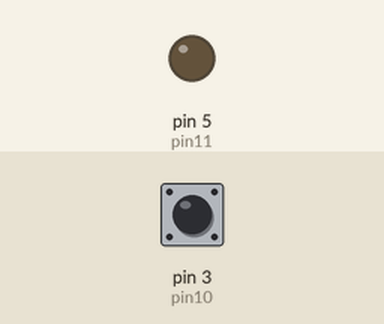
Recording of a sketch running on a simulated Arduino Uno, built with avr-gcc and run on an emulated ATmega328P. Parts: output pins drawn as LEDs (lit = HIGH). The inputs (shaded band) are chosen by the test bench; at power-on: pin 3 (pin10) HIGH. What the sketch prints to the serial monitor is not drawn.

Above: at 1.2 s.
1.3 s: pin 3 (pin10) pulled LOW for 0.15 s
At 1.6 s:
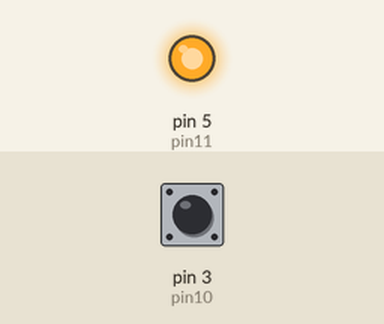
2.9 s: pin 3 (pin10) pulled LOW for 1 s
At 4.0 s:
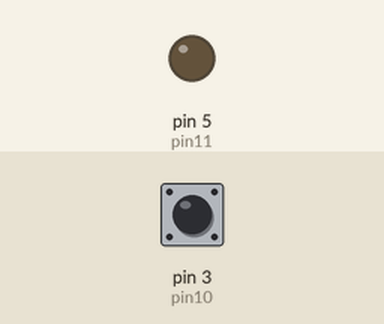
5.4 s: pin 3 (pin10) pulled LOW for 3.2 s
At 5.9 s:
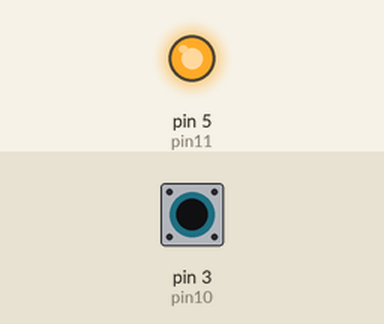
Timing chart, 0 to 8.4 s (numbered marks = the images above; inputs shaded):
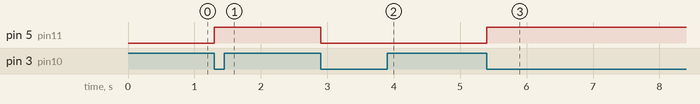

Measured:
- after the input at 1.3 s, pin 5 (pin11): LOW → HIGH at once
- after the input at 2.9 s, pin 5 (pin11): HIGH → LOW at once
- after the input at 5.4 s, pin 5 (pin11): LOW → HIGH at once

The sketch:

button.ino
```cpp
int pin10 = 3;
int pin11 = 5;
boolean power=1;
boolean butt;
boolean butt_time = 0;
unsigned long count;
void setup() {
  pinMode(pin10, INPUT_PULLUP);
  pinMode(pin11, OUTPUT);
  Serial.begin(9600);
}

void loop() {
  butt = !digitalRead(pin10);
  if (butt == 1 && butt_time == 0 && (millis() - count) > 100) {
    count = millis();
    butt_time = 1;
    Serial.print("1 ");
    digitalWrite(pin11, power);
  }
  if (butt == 0 && butt_time == 1) {
    butt_time = 0;
    power=!power;
    Serial.print("0 ");
  }
}
```
